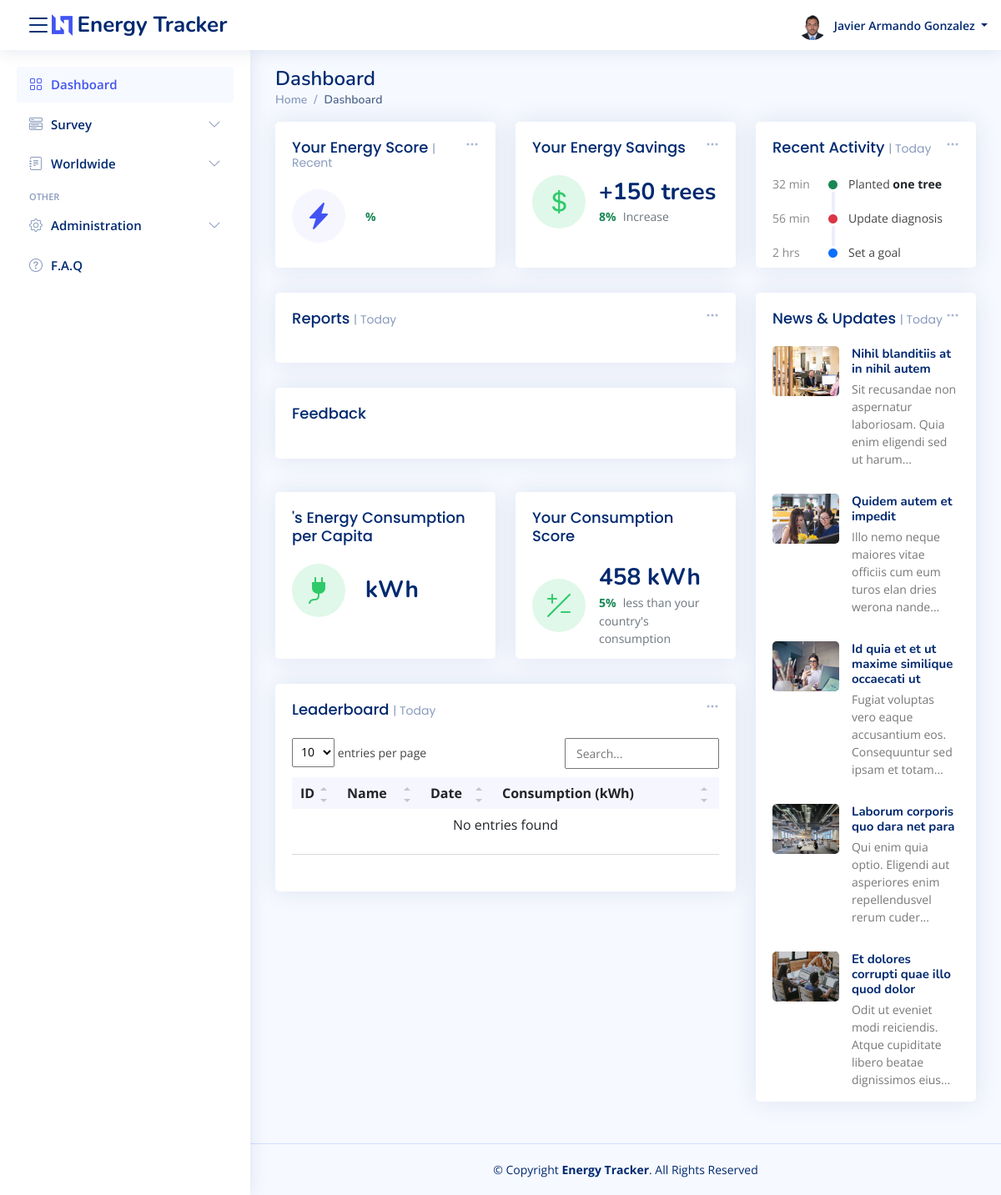
The page /users/dashboard/ (signed in) on the database its author committed.
### users/models.py (models this page shows, shortened)
class User(AbstractUser):
    username = None
    name = models.CharField(max_length = 100)
    email = models.EmailField(max_length = 254, unique=True)
    country = models.ForeignKey(Country, on_delete=models.CASCADE, null = True)
    USERNAME_FIELD = 'email'
    REQUIRED_FIELDS = []
    objects = CustomUserManager()
    profile_image = models.ImageField(upload_to="./energy_tracker/static/assets/img/profile/",null = True, default = None, blank=True)

### dashboard/templates/dashboard.html (shortened to what this page needs)
{% extends "base.html" %}
{% load static %}
{% block page_content %}
{% load humanize %}
<head>
</head>
<div class="pagetitle">
    <h1>Dashboard</h1>
    <nav>
        <ol class="breadcrumb">
            <li class="breadcrumb-item"><a href="index.html">Home</a></li>
            <li class="breadcrumb-item active">Dashboard</li>
        </ol>
    </nav>
</div>
<section class="section dashboard">
    <div class="row">
        <div class="col-lg-8">
            <div class="row">
                <div class="col-xxl-6 col-md-6">
                    <div class="card info-card sales-card div2">
                        <div class="filter">
                            <a class="icon" href="#" data-bs-toggle="dropdown"><i class="bi bi-three-dots"></i></a>
                        </div>
                        <div class="card-body">
                            <h5 class="card-title">Your Energy Score <span>| Recent</span></h5>
                            <div class="d-flex align-items-center">
                                <div class="card-icon rounded-circle d-flex align-items-center justify-content-center">
                                    <i class="bi bi-lightning-charge-fill icon-blue"></i>
                                </div>
                                <div class="ps-4">
                                    <span class="text-success small pt-1 fw-bold">{{diffPercent}}%</span> <span
                                        class="text-muted small pt-2 ps-1">{{increaseOrDecrease}}</span>
                                </div>
                            </div>
                        </div>
                    </div>
                </div>
                <div class="col-xxl-6 col-md-6">
                    <div class="card info-card revenue-card div2">
                        <div class="filter">
                            <a class="icon" href="#" data-bs-toggle="dropdown"><i class="bi bi-three-dots"></i></a>
                        </div>
                        <div class="card-body">
                            <h5 class="card-title">Your Energy Savings</h5>
                            <div class="d-flex align-items-center">
                                <div class="card-icon rounded-circle d-flex align-items-center justify-content-center">
                                    <i class="bi bi-currency-dollar"></i>
                                </div>
                                <div class="ps-3">
                                    <h6>+150 trees</h6>
                                    <span class="text-success small pt-1 fw-bold">8%</span> <span
                                        class="text-muted small pt-2 ps-1">Increase</span>
                                </div>
                            </div>
                        </div>
                    </div>
                </div>
                <div class="col-12">
                    <div class="card">
                        <div class="filter">
                            <a class="icon" href="#" data-bs-toggle="dropdown"><i class="bi bi-three-dots"></i></a>
                        </div>
                        <div class="card-body">
                            <h5 class="card-title">Reports <span>| Today</span></h5>
                        </div>
                    </div>
                </div>
                <div class="col-12 info-card">
                    <div class="card">
                        <div class="card-body">
                            <h5 class="card-title">Feedback</h5>
                        </div>
                    </div>
                </div>
                <div class="col-xxl-6 col-md-6">
                    <div class="card info-card revenue-card div">
                        <div class="card-body">
                            <h5 class="card-title">{{country}}'s Energy Consumption per Capita</h5>
                            <div class="d-flex align-items-center">
                                <div class="card-icon rounded-circle d-flex align-items-center justify-content-center">
                                    <i class="bi bi-plug-fill icon-green"></i></div>
                                <div class="ps-4">
                                    <h6>{{ countryConsumption }} kWh</h6>
                                </div>
                            </div>
                        </div>
                    </div>
                </div>
                <div class="col-xxl-6 col-md-6">
                    <div class="card info-card revenue-card div">
                        <div class="card-body">
                            <h5 class="card-title">Your Consumption Score</h5>
                            <div class="d-flex align-items-center">
                                <div class="card-icon rounded-circle d-flex align-items-center justify-content-center">
                                    <i class="bi bi-plus-slash-minus icon-green"></i>
                                </div>
                                <div class="ps-3">
                                    <h6>458 kWh</h6>
                                    <span class="text-success small pt-1 fw-bold">5%</span> <span
                                        class="text-muted small pt-2 ps-1">less than your country's consumption</span>
                                </div>
                            </div>
                        </div>
                    </div>
                </div>
                <div class="col-12">
                    <div class="card recent-sales overflow-auto">
                        <div class="filter">
                            <a class="icon" href="#" data-bs-toggle="dropdown"><i class="bi bi-three-dots"></i></a>
                        </div>
                        <div class="card-body">
                            <h5 class="card-title">Leaderboard <span>| Today</span></h5>
                            <table class="table table-borderless datatable">
                                <thead>
                                <tr>
                                    <th scope="col">ID</th>
                                    <th scope="col">Name</th>
                                    <th scope="col">Date</th>
                                    <th scope="col">Consumption (kWh)</th>
                                </tr>
                                </thead>
                                <tbody>
                                </tbody>
                            </table>
                        </div>
                    </div>
                </div>
            </div>
        </div>
        <div class="col-lg-4">
            <div class="card div2">
                <div class="filter">
                    <a class="icon" href="#" data-bs-toggle="dropdown"><i class="bi bi-three-dots"></i></a>
                </div>
                <div class="card-body">
                    <h5 class="card-title">Recent Activity <span>| Today</span></h5>
                    <div class="activity">
                        <div class="activity-item d-flex">
                            <div class="activite-label">32 min</div>
                            <i class='bi bi-circle-fill activity-badge text-success align-self-start'></i>
                            <div class="activity-content">
                                Planted <a href="#" class="fw-bold text-dark">one tree </a>
                            </div>
                        </div>
                        <div class="activity-item d-flex">
                            <div class="activite-label">56 min</div>
                            <i class='bi bi-circle-fill activity-badge text-danger align-self-start'></i>
                            <div class="activity-content">
                                Update diagnosis
                            </div>
                        </div>
                        <div class="activity-item d-flex">
                            <div class="activite-label">2 hrs</div>
                            <i class='bi bi-circle-fill activity-badge text-primary align-self-start'></i>
                            <div class="activity-content">
                                Set a goal
                            </div>
                        </div>
                    </div>
                </div>
            </div>
            <div class="card">
                <div class="filter">
                    <a class="icon" href="#" data-bs-toggle="dropdown"><i class="bi bi-three-dots"></i></a>
                </div>
                <div class="card-body pb-0">
                    <h5 class="card-title">News &amp; Updates <span>| Today</span></h5>
                    <div class="news">
                        <div class="post-item clearfix">
                            <img src="{% static 'assets/img/news-1.jpg' %}" alt="">
                            <h4><a href="#">Nihil blanditiis at in nihil autem</a></h4>
                            <p>Sit recusandae non aspernatur laboriosam. Quia enim eligendi sed ut harum...</p>
                        </div>
                        <div class="post-item clearfix">
                            <img src="{% static 'assets/img/news-2.jpg' %}" alt="">
                            <h4><a href="#">Quidem autem et impedit</a></h4>
                            <p>Illo nemo neque maiores vitae officiis cum eum turos elan dries werona nande...</p>
                        </div>
                        <div class="post-item clearfix">
                            <img src="{% static 'assets/img/news-3.jpg' %}" alt="">
                            <h4><a href="#">Id quia et et ut maxime similique occaecati ut</a></h4>
                            <p>Fugiat voluptas vero eaque accusantium eos. Consequuntur sed ipsam et totam...</p>
                        </div>
                        <div class="post-item clearfix">
                            <img src="{% static 'assets/img/news-4.jpg' %}" alt="">
                            <h4><a href="#">Laborum corporis quo dara net para</a></h4>
                            <p>Qui enim quia optio. Eligendi aut asperiores enim repellendusvel rerum cuder...</p>
                        </div>
                        <div class="post-item clearfix">
                            <img src="{% static 'assets/img/news-5.jpg' %}" alt="">
                            <h4><a href="#">Et dolores corrupti quae illo quod dolor</a></h4>
                            <p>Odit ut eveniet modi reiciendis. Atque cupiditate libero beatae dignissimos eius...</p>
                        </div>
                    </div>
                </div>
            </div>
        </div>
    </div>
</section>
{% endblock %}

### energy_tracker/templates/base.html (shortened to what this page needs)
{% load static %}
<link href="{% static 'assets/vendor/bootstrap/css/bootstrap.min.css' %}" rel="stylesheet">
<link href="{% static 'assets/vendor/bootstrap-icons/bootstrap-icons.css' %}" rel="stylesheet">
<link href="{% static 'assets/vendor/boxicons/css/boxicons.min.css' %}" rel="stylesheet">
<link href="{% static 'assets/vendor/quill/quill.snow.css' %}" rel="stylesheet">
<link href="{% static 'assets/vendor/quill/quill.bubble.css' %}" rel="stylesheet">
<link href="{% static 'assets/vendor/remixicon/remixicon.css' %}" rel="stylesheet">
<link href="{% static 'assets/vendor/simple-datatables/style.css' %}" rel="stylesheet">
<link href="{% static 'assets/css/style.css' %} " rel="stylesheet">
<header id="header" class="header fixed-top d-flex align-items-center">
    <div class="d-flex align-items-center justify-content-between">
      <i class="bi bi-list toggle-sidebar-btn"></i>
      <a href="{% url 'dashboard_index' %}" class="logo d-flex align-items-center">
        <img src="{% static 'assets/img/logo.png' %}"  alt="">
        <span class="d-none d-lg-block">Energy Tracker</span>
      </a>
    </div>
    <nav class="header-nav ms-auto">
      <ul class="d-flex align-items-center">
        {% if user.is_authenticated %}
        <li class="nav-item dropdown pe-3">
          <a class="nav-link nav-profile d-flex align-items-center pe-0" href="#" data-bs-toggle="dropdown">
            <img src="{{ user.profile_image|cut:'energy_tracker' }}" alt="Profile" class="rounded-circle">
            <span class="d-none d-md-block dropdown-toggle ps-2">
                {{user.name}}
            </span>
          </a>
        </li>
        {% endif %}
      </ul>
    </nav>
  </header>
  <aside id="sidebar" class="sidebar">
    <ul class="sidebar-nav" id="sidebar-nav">
      <li class="nav-item">
        <a class="nav-link " href="{% url 'dashboard_index' %}">
          <i class="bi bi-grid"></i>
          <span>Dashboard</span>
        </a>
      </li>
      <li class="nav-item">
        <a class="nav-link collapsed" data-bs-target="#components-nav" data-bs-toggle="collapse" href="#">
          <i class="bi bi-menu-button-wide"></i><span>Survey</span><i class="bi bi-chevron-down ms-auto"></i>
        </a>
      </li>
      <li class="nav-item">
        <a class="nav-link collapsed" data-bs-target="#forms-nav" data-bs-toggle="collapse" href="#">
          <i class="bi bi-journal-text"></i><span>Worldwide</span><i class="bi bi-chevron-down ms-auto"></i>
        </a>
          </li>
        </ul>
      <li class="nav-heading">Other</li>
      <li class="nav-item">
        <a class="nav-link collapsed" data-bs-target="#admin-nav" data-bs-toggle="collapse" href="#">
          <i class="bi bi-gear"></i>
          <span>Administration</span>
          <i class="bi bi-chevron-down ms-auto"></i>
        </a>
      </li>
      <li class="nav-item">
        <a class="nav-link collapsed" href="{% url 'notFound_index' %}">
          <i class="bi bi-question-circle"></i>
          <span>F.A.Q</span>
        </a>
      </li>
  </aside>
  <main id="main" class="main">
  {% block page_content %}{% endblock %}
  </main>
  <footer id="footer" class="footer">
    <div class="copyright">
      &copy; Copyright <strong><span>Energy Tracker</span></strong>. All Rights Reserved
    </div>
  </footer>

### rows shown on the page
User: profile_image (picture), name "Javier Armando Gonzalez"
